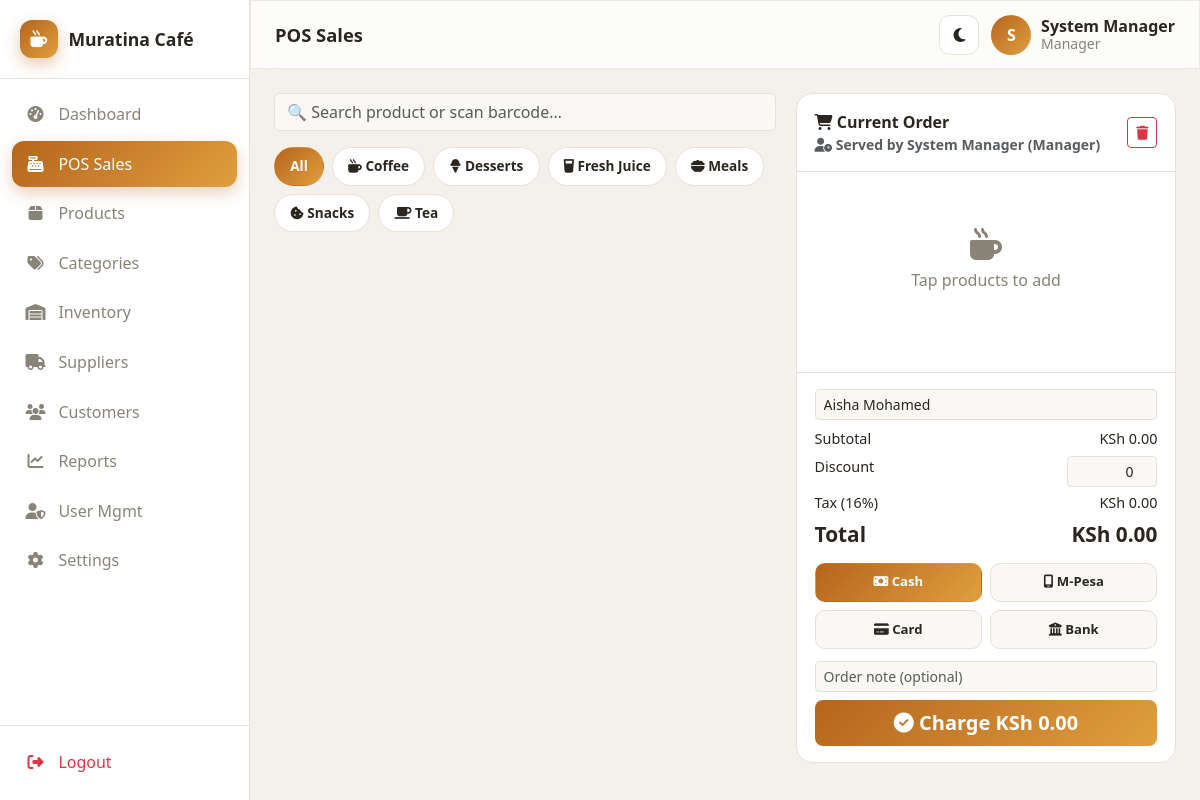
The app's page /pos.php (signed in) with its own data.
### tables this page shows
CREATE TABLE settings (
  id            INT AUTO_INCREMENT PRIMARY KEY,
  company_name  VARCHAR(150) DEFAULT 'Muratina Café',
  logo          VARCHAR(255) DEFAULT NULL,
  currency      VARCHAR(10)  DEFAULT 'KSh',
  tax_rate      DECIMAL(5,2) DEFAULT 16.00,
  address       VARCHAR(255) DEFAULT 'Nairobi, Kenya',
  phone         VARCHAR(40)  DEFAULT '+254 700 000 000',
  email         VARCHAR(150) DEFAULT 'hello@muratinacafe.co.ke',
  receipt_footer VARCHAR(255) DEFAULT 'Thank you for dining with us. Karibu tena!'
);

CREATE TABLE categories (
  id         INT AUTO_INCREMENT PRIMARY KEY,
  name       VARCHAR(80) NOT NULL UNIQUE,
  icon       VARCHAR(40) DEFAULT 'fa-mug-hot',
  created_at TIMESTAMP DEFAULT CURRENT_TIMESTAMP
);

### config/database.php (called while the page is built, shortened)
<?php
function db(): PDO
{
    static $pdo = null;
    if ($pdo instanceof PDO) {
        return $pdo;
    }
    $dsn = sprintf('mysql:host=%s;dbname=%s;charset=%s', DB_HOST, DB_NAME, DB_CHARSET);
    $options = [
        PDO::ATTR_ERRMODE            => PDO::ERRMODE_EXCEPTION,
        PDO::ATTR_DEFAULT_FETCH_MODE => PDO::FETCH_ASSOC,
        PDO::ATTR_EMULATE_PREPARES   => false,
    ];
    try {
        $pdo = new PDO($dsn, DB_USER, DB_PASS, $options);
    } catch (PDOException $e) {
        http_response_code(500);
        die('Database connection failed. Make sure MySQL is running in Laragon and the '
            . '<code>muratina_pos</code> database has been imported from <code>database/schema.sql</code>.<br><small>'
            . htmlspecialchars($e->getMessage()) . '</small>');
    }
    return $pdo;
}

### includes/functions.php (called while the page is built, shortened)
<?php
require_once __DIR__ . '/../config/database.php';
function e($value): string
{
    return htmlspecialchars((string) $value, ENT_QUOTES, 'UTF-8');
}
function settings(): array
{
    static $cache = null;
    if ($cache === null) {
        $cache = db()->query('SELECT * FROM settings LIMIT 1')->fetch() ?: [];
    }
    return $cache;
}
function currency(): string
{
    return settings()['currency'] ?? 'KSh';
}
function money($amount): string
{
    return currency() . ' ' . number_format((float) $amount, 2);
}

### includes/auth.php (called while the page is built, shortened)
<?php
require_once __DIR__ . '/functions.php';
function current_user(): ?array
{
    return $_SESSION['user'] ?? null;
}
function user_role(): string
{
    return $_SESSION['user']['role'] ?? '';
}
function can(string $permission): bool
{
    $role = user_role();
    $matrix = [
        'manager'   => ['*'],
        'cashier'   => ['pos', 'sales_own', 'customers', 'receipt'],
        'waiter'    => ['pos', 'sales_own', 'customers', 'receipt'],
        'inventory' => ['inventory', 'products', 'suppliers', 'stock', 'customers'],
    ];
    $perms = $matrix[$role] ?? [];
    return in_array('*', $perms, true) || in_array($permission, $perms, true);
}

### pos.php (the view, shortened to what this page needs)
<?php
require_once __DIR__ . '/includes/auth.php';
$pdo = db();
$categories = $pdo->query('SELECT * FROM categories ORDER BY name')->fetchAll();
$customers  = $pdo->query('SELECT id, name FROM customers ORDER BY name')->fetchAll();
$taxRate    = (float) (settings()['tax_rate'] ?? 0);
$pageTitle = 'POS Sales';
$activeNav = 'pos';
require __DIR__ . '/includes/header.php';
?>
<div class="pos-layout">
    <div>
        <div class="d-flex gap-2 mb-3">
            <input type="text" id="posSearch" class="form-control" placeholder="🔍 Search product or scan barcode…">
        </div>
        <div class="pos-cats" id="posCats">
            <button class="cat-pill active" data-cat="all">All</button>
            <?php foreach ($categories as $c): ?>
                <button class="cat-pill" data-cat="<?= $c['id'] ?>"><i class="fa-solid <?= e($c['icon']) ?>"></i> <?= e($c['name']) ?></button>
            <?php endforeach; ?>
        </div>
    </div>
    <div class="cart-panel">
        <div class="cart-head d-flex justify-content-between align-items-center">
            <span>
                <i class="fa-solid fa-cart-shopping"></i> Current Order
                <small class="d-block text-muted" style="font-weight:600">
                    <i class="fa-solid fa-user-clock"></i> Served by <?= e(current_user()['full_name']) ?> (<?= e(ucfirst(user_role())) ?>)
                </small>
            </span>
            <button class="btn btn-sm btn-outline-danger" onclick="POS.clear()"><i class="fa-solid fa-trash"></i></button>
        </div>
        <div class="cart-items" id="cartItems">
            <div class="empty-cart"><i class="fa-solid fa-mug-hot fa-2x mb-2"></i><br>Tap products to add</div>
        </div>
        <div class="cart-foot">
            <div class="mb-2">
                <select id="customerSelect" class="form-select form-select-sm">
                    <?php foreach ($customers as $cu): ?>
                        <option value="<?= $cu['id'] ?>"><?= e($cu['name']) ?></option>
                    <?php endforeach; ?>
                </select>
            </div>
            <div class="cart-line"><span>Subtotal</span><span id="cSubtotal"><?= money(0) ?></span></div>
            <div class="cart-line">
                <span>Discount</span>
                <span><input type="number" id="cDiscount" value="0" min="0" class="form-control form-control-sm text-end" style="width:90px;display:inline-block" oninput="POS.render()"></span>
            </div>
            <div class="cart-line"><span>Tax (<?= $taxRate ?>%)</span><span id="cTax"><?= money(0) ?></span></div>
            <div class="cart-line cart-total"><span>Total</span><span id="cTotal"><?= money(0) ?></span></div>
            <div class="pay-grid">
                <div class="pay-opt active" data-pay="Cash"><i class="fa-solid fa-money-bill"></i> Cash</div>
                <div class="pay-opt" data-pay="M-Pesa"><i class="fa-solid fa-mobile-screen"></i> M-Pesa</div>
                <div class="pay-opt" data-pay="Card"><i class="fa-solid fa-credit-card"></i> Card</div>
                <div class="pay-opt" data-pay="Bank Transfer"><i class="fa-solid fa-building-columns"></i> Bank</div>
            </div>
            <input type="text" id="cNote" class="form-control form-control-sm mb-2" placeholder="Order note (optional)">
            <button class="btn btn-brand w-100 btn-lg" id="checkoutBtn" onclick="POS.checkout()">
                <i class="fa-solid fa-circle-check"></i> Charge <span id="chargeAmt"><?= money(0) ?></span>
            </button>
        </div>
    </div>
</div>
<?php require __DIR__ . '/includes/footer.php'; ?>

### includes/header.php (shortened to what this page needs)
<?php
require_once __DIR__ . '/auth.php';
$pageTitle = $pageTitle ?? 'Dashboard';
$activeNav = $activeNav ?? '';
$u         = current_user();
$set       = settings();
$nav = [
    ['dashboard', 'Dashboard',   'fa-gauge-high',     'dashboard.php', '*'],
    ['pos',       'POS Sales',   'fa-cash-register',  'pos.php',       'pos'],
    ['products',  'Products',    'fa-box',            'products.php',  'products'],
    ['categories','Categories',  'fa-tags',           'categories.php','products'],
    ['inventory', 'Inventory',   'fa-warehouse',      'inventory.php', 'inventory'],
    ['suppliers', 'Suppliers',   'fa-truck',          'suppliers.php', 'suppliers'],
    ['customers', 'Customers',   'fa-users',          'customers.php', 'customers'],
    ['reports',   'Reports',     'fa-chart-line',     'reports.php',   'reports'],
    ['users',     'User Mgmt',   'fa-user-shield',    'users.php',     'users'],
    ['settings',  'Settings',    'fa-gear',           'settings.php',  'settings'],
];
?>
<!DOCTYPE html>
<html lang="en" data-bs-theme="light">
<head>
    <link href="https://cdn.jsdelivr.net/npm/bootstrap@5.3.3/dist/css/bootstrap.min.css" rel="stylesheet">
    <link rel="stylesheet" href="https://cdnjs.cloudflare.com/ajax/libs/font-awesome/6.5.2/css/all.min.css">
    <link rel="stylesheet" href="<?= BASE_URL ?>/assets/css/style.css">
</head>
<body>
<div class="app-shell">
    <aside class="sidebar" id="sidebar">
        <div class="sidebar-brand">
            <span class="brand-mark"><i class="fa-solid fa-mug-hot"></i></span>
            <span class="brand-text"><?= e($set['company_name'] ?? 'Muratina Café') ?></span>
        </div>
        <nav class="sidebar-nav">
            <?php foreach ($nav as [$key, $label, $icon, $url, $perm]): ?>
                <?php if ($perm === '*' || can($perm)): ?>
                    <a href="<?= BASE_URL ?>/<?= $url ?>" class="nav-link <?= $activeNav === $key ? 'active' : '' ?>">
                        <i class="fa-solid <?= $icon ?>"></i><span><?= $label ?></span>
                    </a>
                <?php endif; ?>
            <?php endforeach; ?>
        </nav>
        <div class="sidebar-footer">
            <a href="<?= BASE_URL ?>/logout.php" class="nav-link text-danger">
                <i class="fa-solid fa-right-from-bracket"></i><span>Logout</span>
            </a>
        </div>
    </aside>
    <div class="main-area">
        <header class="topbar glass">
            <h1 class="topbar-title"><?= e($pageTitle) ?></h1>
            <div class="topbar-actions">
                <button class="icon-btn" id="themeToggle" aria-label="Toggle theme"><i class="fa-solid fa-moon"></i></button>
                <div class="user-chip">
                    <div class="avatar"><?= e(strtoupper(substr($u['full_name'], 0, 1))) ?></div>
                    <div class="user-meta">
                        <strong><?= e($u['full_name']) ?></strong>
                        <small><?= e(ucfirst($u['role'])) ?></small>
                    </div>
                </div>
            </div>
        </header>
        <main class="content">

### records on screen
settings: company_name "Muratina Café", currency "KSh 0.00", tax_rate "16"
categories: name "Coffee"
categories: name "Desserts"
categories: name "Fresh Juice"
categories: name "Meals"
categories: name "Snacks"
categories: name "Tea"

### other values on screen
$label "Dashboard"
$label "POS Sales"
$label "Products"
$label "Categories"
$label "Inventory"
$label "Suppliers"
$label "Customers"
$label "Reports"
$label "User Mgmt"
$label "Settings"
$pageTitle "POS Sales"
substr($u['full_name'], 0, 1) "S"
$u['full_name'] "System Manager"
$u['role'] "Manager"
current_user()['full_name'] "System Manager"
